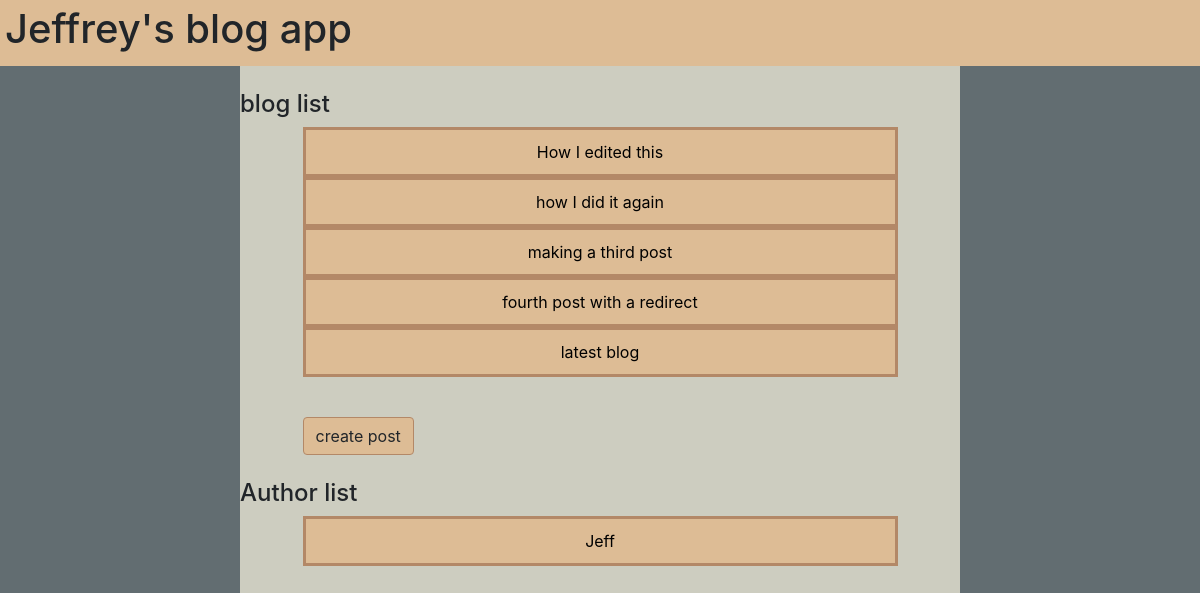
The page /blog/ on the database as committed earlier.
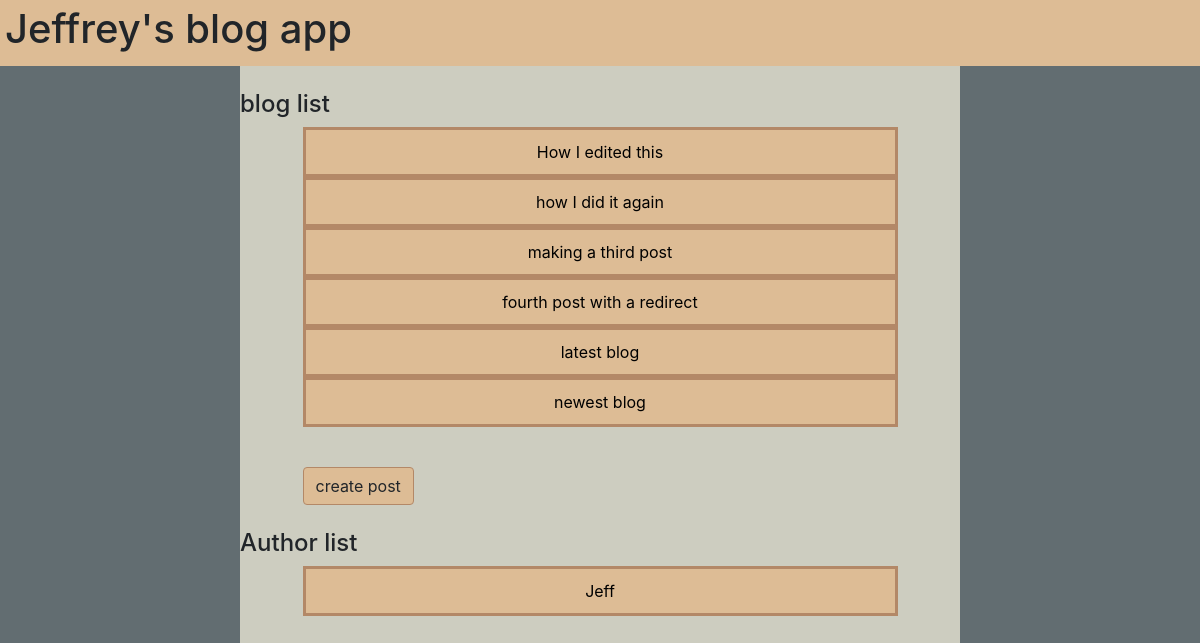
The same page on the database as committed later.
### blogapp/models.py (models this page shows, shortened)
class Post(models.Model):
    blog_title = models.CharField(max_length=100)
    blog_author= models.ForeignKey(Author, on_delete=models.CASCADE)
    blog_post = models.CharField(max_length=1000)
    blog_date = models.DateTimeField('date blog was published')

class Author(models.Model):
    auth_name = models.CharField(max_length=30)
    auth_bio = models.CharField(max_length=128)

### blogapp/views.py (the view)
# urls.py: path('', views.index, name='index'),
def index(request):
    all_blogs = Post.objects.all()
    authors = Author.objects.all()
    return render(request, 'blog/index.html', {'blog_list' : all_blogs, 'authors' : authors})

### blogapp/templates/blog/index.html (shortened to what this page needs)
<!DOCTYPE html>
<link href="https://stackpath.bootstrapcdn.com/bootstrap/4.2.1/css/bootstrap.min.css" rel="stylesheet">
{% load static %}
<link rel="stylesheet" type="text/css" href="{% static 'blog/style.css' %}">
<body>
    <nav>
        <div id="nav">
            <h1>Jeffrey's blog app</h1>
        </div>
    </nav>
    <div id="content">
        <br>
        <h4>blog list</h4>
        <div class="row">
            <div class="col-1"></div>
            <div class="col-10">
            {% if blog_list %}
                <ul>
                    {% for post in blog_list %}
                    <a href="/blog/{{post.id}}/post/"><li>{{post.blog_title}}</li></a>
                    {% endfor %}
                </ul>
            {% else %}
                <p>No blog posts have been made</p>
            {% endif %}
            </div>
            <div class="col-1"></div>
        </div>
        <br>
        <div class="row">
            <div class="col-1"></div>
            <div class="col-3"><a href="/blog/create" class="btn create">create post</a></div>
            <div class="col-8"></div>
        </div>
        <br>
        <h4>Author list</h4>
        <div class="row">
                <div class="col-1"></div>
                <div class="col-10">
                {% if authors %}
                    <ul>
                        {% for author in authors %}
                        <a href="/blog/{{author.id}}/author/"><li>{{author.auth_name}}</li></a>
                        {% endfor %}
                    </ul>
                {% else %}
                    <p>No authors are in the system</p>
                {% endif %}
                </div>
                <div class="col-1"></div>
            </div>
    </div>
</body>

Rows that differ between the two databases and show on the page:
added Post: blog_title "newest blog"
